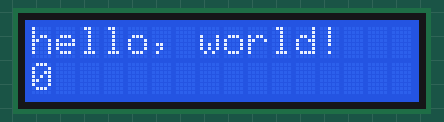
This sketch was run on a simulated ESP8266 (NodeMCU). On the bench: 16×2 character LCD.

Above: at 0.1 s.
At 4.1 s:
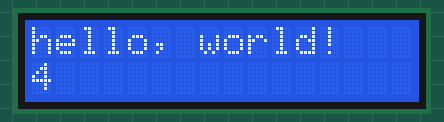
At 9.1 s:
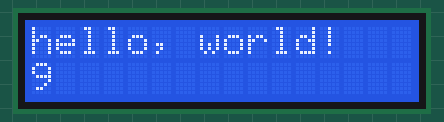
At 19.1 s:
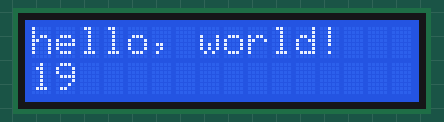
At 29.1 s:
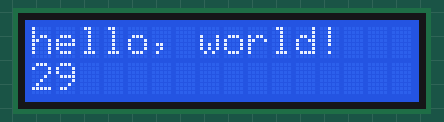
At 39.1 s:
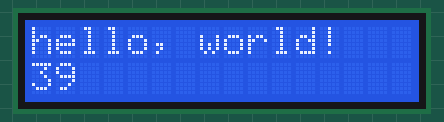

Measured:
- what the display in image 1 shows lasts 1.0 s, from 4.0 s to 5.0 s

The sketch:

sketch_apr27b.ino
```cpp
// include the library code:
#include<LiquidCrystal.h>
// initialize the library by associating any needed LCD interface pin
// with the arduino pin number it is connected to
const int RS = D2, EN = D3, d4 = D5, d5 = D6, d6 = D7, d7 = D8;

// if you use the NodeMCU 12E the suggested pins are
// const int RS = 4, EN = 0, d4 = 12 , d5 = 13, d6 = 15, d7 = 3;

LiquidCrystal lcd(RS, EN, d4, d5, d6, d7);

void setup() {
// set up the LCD's number of columns and rows:
lcd.begin(16, 2);
// Print a message to the LCD.
lcd.print("hello, world!");
}

void loop() {
// set the cursor to column 0, line 1
// (note: line 1 is the second row, since counting begins with 0):
lcd.setCursor(0, 1);
// print the number of seconds since reset:
lcd.print(millis() / 1000);
}
```
